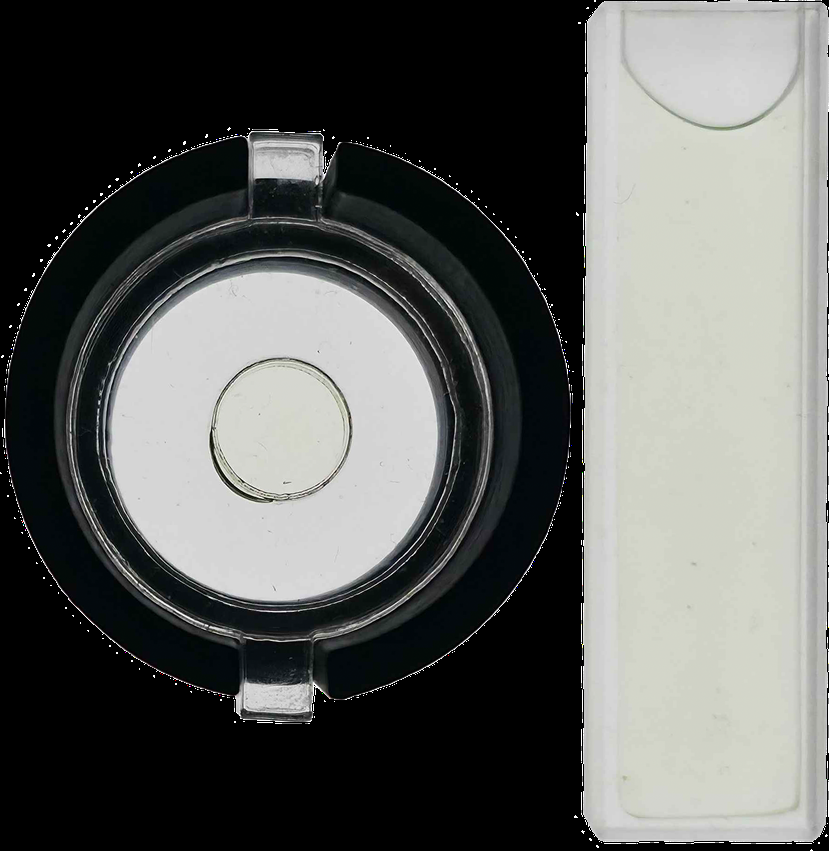
#> input picture Supplemental/Optimal_conc_sample.png, 829 x 851 px, shrunk from 1783 x 1830 before the run
$ python -i dense_flow.py   (imports and definitions only)
#> lines starting #> are read from the running program, lines starting #| are printed output that depends on the picture; after the words box and inside, x2 and y2 are one past the last pixel; in counts of white or black regions, pixels touching at a corner belong together
"""
Dense Optical Flow Module

This module provides the Denseflow class for computing and analyzing dense optical flow
using OpenCL-accelerated Farneback method, with drift correction capabilities.
"""

from typing import Optional, Tuple, List
import warnings
import cv2
import numpy as np


class Denseflow:
    """
    Dense optical flow analyzer with drift correction capabilities.

    Uses OpenCL-accelerated Farneback method for efficient flow computation
    and zone-based drift vector estimation for motion correction.
    """

    # Constants
    ARROW_SCALE = 5
    RAD_TO_DEG = 180.0 / np.pi
    MAX_IMAGE_SIZE = 10000  # Maximum width or height in pixels

    def __init__(self):
        # Calibration / timing
        self.calibration: float = 1.0
        self.flow_fps: float = 30.0

        # Flow processing parameters
        self.supersat: bool = True  # Saturate color scale for better visibility
        self.flow_erosion: int = 10  # Erosion iterations (surface reduction)
        self.flow_lower_mag_thresh: float = 1.5  # Low speed filtering threshold
        self.flow_lower_cap: float = 0.0  # Remove vectors below this magnitude
        self.flow_upper_cap: float = 500.0  # Remove vectors above this magnitude
        self.flow_show_arrows: bool = True  # Show flow direction arrows
        self.flow_show_blobs: bool = True  # Show flow blobs
        self.flow_only_cardinal: bool = False  # Convert angles to up/down only

        # Drift correction parameters
        self.drift_angle: float = 10.0  # Angle tolerance for drift similarity (degrees)
        self.correct_flow: bool = False  # Enable drift correction
        self.show_correction: bool = False  # Visualize correction
        self.hideflow: bool = False  # Hide drift vectors

        # Zone configuration
        self._drift_zones: int = 4  # Number of drift correction zones
        self.zone_grids = {
            1: (1, 1), 2: (2, 1), 4: (2, 2), 8: (2, 4),
            16: (4, 4), 32: (4, 8), 64: (8, 8)
        }

        # State
        self.old_frame: Optional[np.ndarray] = None
        self.last_UMat_flow: Optional[cv2.UMat] = None
        self.erosion_kernel = cv2.getStructuringElement(cv2.MORPH_RECT, (3, 3))

        # Farneback parameters
        self.FB_PARAMS = {
            'pyr_scale': 0.5,
            'levels': 2,
            'winsize': 9,
            'iterations': 2,
            'poly_n': 5,
            'poly_sigma': 1.1
        }

        self._opencl_available = self._check_opencl_support()
        if not self._opencl_available:
            warnings.warn(
                "OpenCL not available or disabled. Falling back to CPU processing. "
                "Performance may be reduced.",
                RuntimeWarning
            )

    # [13 lines left out: functions drift_zones, drift_zones, not called in this run]

    def _check_opencl_support(self) -> bool:
        """Check if OpenCL is available and working."""
        try:
            # Try to create a small UMat to test OpenCL
            test = cv2.UMat(np.zeros((10, 10), dtype=np.uint8))
            return cv2.ocl.useOpenCL()
        except Exception:
            return False

    # [9 lines left out: function reset, not called in this run]

    def __enter__(self):
        """Context manager entry."""
        return self

    # [4 lines left out: function __exit__, not called in this run]

    def _validate_frame(self, frame: np.ndarray, param_name: str = "frame") -> None:
        """
        Validate input frame.

        Args:
            frame: Input frame to validate
            param_name: Parameter name for error messages

        Raises:
            ValueError: If frame is invalid
            TypeError: If frame is not a numpy array
        """
        if frame is None:
            raise ValueError(f"{param_name} cannot be None")

        if not isinstance(frame, np.ndarray):
            raise TypeError(
                f"{param_name} must be a numpy array, got {type(frame).__name__}"
            )

        if frame.size == 0:
            raise ValueError(f"{param_name} cannot be empty")

        # Check image size to prevent DoS
        h, w = frame.shape[:2]
        if h > self.MAX_IMAGE_SIZE or w > self.MAX_IMAGE_SIZE:
            raise ValueError(
                f"{param_name} too large: {w}x{h}. "
                f"Maximum: {self.MAX_IMAGE_SIZE}x{self.MAX_IMAGE_SIZE}"
            )

        # Check data type
        if frame.dtype != np.uint8:
            raise ValueError(
                f"{param_name} must be uint8, got {frame.dtype}"
            )

    def _compute_optical_flow_farneback(
        self,
        prev_frame: np.ndarray,
        frame: np.ndarray
    ) -> Tuple[np.ndarray, np.ndarray]:
        """
        Compute optical flow using Farneback method with OpenCL acceleration.

        Args:
            prev_frame: Previous grayscale frame
            frame: Current grayscale frame

        Returns:
            Tuple of (magnitude, angle) arrays, both float32
        """
        prev_u = cv2.UMat(prev_frame)
        frame_u = cv2.UMat(frame)

        self.last_UMat_flow = cv2.calcOpticalFlowFarneback(
            prev_u, frame_u, self.last_UMat_flow,
            flags=(cv2.OPTFLOW_USE_INITIAL_FLOW if self.last_UMat_flow is not None else 0),
            **self.FB_PARAMS
        )

        fx_u, fy_u = cv2.split(self.last_UMat_flow)
        mag_u, ang_u = cv2.cartToPolar(fx_u, fy_u)

        mag_ang = cv2.merge((mag_u, ang_u)).get()
        mag = mag_ang[..., 0]
        ang = mag_ang[..., 1]

        if self.flow_only_cardinal:
            m = ang < np.pi
            ang[m] = np.float32(np.pi / 2)
            ang[~m] = np.float32(3 * np.pi / 2)

        return mag, ang

    def _filter_flow(
        self,
        mag: np.ndarray,
        ang: np.ndarray
    ) -> Tuple[np.ndarray, np.ndarray, np.ndarray]:
        """
        Filter flow by magnitude threshold.

        Args:
            mag: Flow magnitude array
            ang: Flow angle array

        Returns:
            Tuple of (filtered_mag, filtered_ang, binary_mask)
        """
        mask = mag >= self.flow_lower_mag_thresh
        ang[~mask] = 0.0
        mag[~mask] = 0.0
        frame = (mask.view(np.uint8) * 255)
        return mag, ang, frame

    def _display_flow_opencl(
        self,
        mag: np.ndarray,
        ang: np.ndarray,
        frame: np.ndarray
    ) -> np.ndarray:
        """
        Create flow visualization using OpenCL acceleration.

        Args:
            mag: Flow magnitude array (H, W) float32
            ang: Flow angle array (H, W) float32
            frame: Binary mask (H, W) uint8 with {0, 255}

        Returns:
            BGR visualization image (H, W, 3) uint8
        """
        H, W = mag.shape

        # Cache UMat buffers on size change
        if getattr(self, "_umat_vis_shape", None) != (H, W):
            self._sat_u = cv2.UMat(np.full((H, W), 255, np.uint8))
            self._hsv_u = cv2.UMat(np.empty((H, W, 3), np.uint8))
            self._bgr_u = cv2.UMat(np.empty((H, W, 3), np.uint8))
            self._umat_vis_shape = (H, W)

        # Upload inputs
        mag_u = cv2.UMat(mag)
        ang_u = cv2.UMat(ang)
        if frame.dtype != np.uint8:
            frm = (frame.astype(np.uint8) * 255) if frame.dtype == np.bool_ else frame.astype(np.uint8)
            frame_u = cv2.UMat(frm)
        else:
            frame_u = cv2.UMat(frame)

        # Hue = ang * (90/pi) then to uint8 (all on OpenCL)
        hue_f = cv2.multiply(ang_u, float(90.0 / np.pi))
        try:
            hue_u8 = cv2.convertScaleAbs(hue_f)
        except cv2.error:
            # Fallback if convertScaleAbs(UMat) unsupported
            hue_u8 = cv2.UMat(hue_f.get().astype(np.uint8))

        # Value channel (V)
        if self.supersat:
            val_u8 = self._sat_u  # 255
        else:
            try:
                val_f = cv2.normalize(mag_u, None, 0, 255, cv2.NORM_MINMAX)
                val_u8 = cv2.convertScaleAbs(val_f)
            except cv2.error:
                # Fallback: CPU normalize then upload
                m = mag
                mmin, mmax = float(m.min()), float(m.max())
                if mmax > mmin:
                    val_u8 = cv2.UMat(((m - mmin) * (255.0 / (mmax - mmin))).astype(np.uint8))
                else:
                    val_u8 = cv2.UMat(np.zeros_like(m, dtype=np.uint8))

        # Saturation channel (S) is 255 everywhere
        sat_u8 = self._sat_u

        # Merge HSV and convert to BGR on OpenCL
        hsv_u = cv2.merge((hue_u8, sat_u8, val_u8))
        bgr_u = cv2.cvtColor(hsv_u, cv2.COLOR_HSV2BGR)

        # Apply mask on OpenCL
        out_u = cv2.bitwise_and(bgr_u, bgr_u, mask=frame_u)

        return out_u.get()

    def _extract_contours(self, frame: np.ndarray) -> Tuple[List, np.ndarray]:
        """
        Extract contours and their areas from binary frame.

        Args:
            frame: Binary frame (uint8)

        Returns:
            Tuple of (contours_list, areas_array)
        """
        contours, _ = cv2.findContours(frame, cv2.RETR_EXTERNAL, cv2.CHAIN_APPROX_SIMPLE)
        # Optimized: direct array creation instead of fromiter
        areas = np.array([cv2.contourArea(c) for c in contours], dtype=np.float32)
        return contours, areas

    # [305 lines left out: functions _find_dominant_angle_indices, _get_vectors, _compute_zone_drift_vectors, _draw_arrow, _identify_drift_vectors, _process_zone_vectors and 5 more, not called in this run]

    def _flow_process_frame_pair(
        self,
        frame_pair: Tuple[np.ndarray, np.ndarray],
        mask: Optional[np.ndarray] = None,
        delta_t: Optional[float] = None
    ) -> Tuple[List[float], List[float], Optional[np.ndarray], Tuple[int, int]]:
        """
        Process a pair of frames to compute optical flow.

        Args:
            frame_pair: Tuple of (previous_frame, current_frame)
            mask: Visualization mask (or None)
            delta_t: Time between frames in seconds (or None)

        Returns:
            Tuple of (magnitudes, angles, mask, motility_stats)
        """
        fps = (1 / delta_t) if delta_t else self.flow_fps
        prev_frame, frame = frame_pair

        mag, ang = self._compute_optical_flow_farneback(prev_frame, frame)
        mag, ang, frame = self._filter_flow(mag, ang)
        frame = cv2.erode(frame, self.erosion_kernel, iterations=self.flow_erosion)

        if mask is not None and self.flow_show_blobs:
            mask = self._display_flow_opencl(mag, ang, frame)

        cnts, contarea = self._extract_contours(frame)
        if not cnts:
            return [], [], mask, (0, 0)

        zone_vectors = self._get_vectors(cnts, contarea, None, None, mag, ang, mask)
        drift_vectors, vector_count = self._compute_zone_drift_vectors(zone_vectors)

        mags, angles = self._correct_and_draw_vectors(zone_vectors, drift_vectors, mask, fps)

        if mask is not None and self.show_correction:
            mask = self._show_zones(mask)
        if self.correct_flow and self.show_correction and mask is not None:
            self._draw_drift_vectors(drift_vectors, mask)

        motility = (len(mags), vector_count)
        return mags, angles, mask, motility

    def calc_flow(
        self,
        frame_bgr: np.ndarray,
        delta_t: Optional[float] = None
    ) -> Tuple[np.ndarray, np.ndarray, List[float], List[float], Tuple[int, int]]:
        """
        Calculate dense optical flow on a BGR or grayscale frame.

        Args:
            frame_bgr: BGR image (H, W, 3) or grayscale image (H, W)
            delta_t: Time between frames in seconds (or None to use flow_fps)

        Returns:
            Tuple of (overlay, mask, magnitudes, angles, motility_stats)
                - overlay: Original frame with flow visualization (H, W, 3)
                - mask: Flow visualization mask (H, W, 3)
                - magnitudes: List of calibrated speeds (µm/s)
                - angles: List of angles in degrees
                - motility_stats: Tuple of (num_vectors, num_drift_vectors)

        Raises:
            ValueError: If frame is invalid or delta_t is negative
            TypeError: If frame is not a numpy array
        """
        # Validate inputs
        self._validate_frame(frame_bgr, "frame_bgr")

        if delta_t is not None and delta_t <= 0:
            raise ValueError(f"delta_t must be positive, got {delta_t}")

        # Detect if frame is grayscale or BGR
        is_gray = len(frame_bgr.shape) == 2 or frame_bgr.shape[2] == 1

        if is_gray:
            # Frame is already grayscale
            gray = frame_bgr if len(frame_bgr.shape) == 2 else frame_bgr[:, :, 0]
            # Convert to BGR for visualization
            original_frame = cv2.cvtColor(gray, cv2.COLOR_GRAY2BGR)
        else:
            # Frame is BGR
            original_frame = frame_bgr.copy()
            gray = cv2.cvtColor(frame_bgr, cv2.COLOR_BGR2GRAY)

        mask = np.zeros_like(original_frame)

        if self.old_frame is None:
            self.old_frame = gray.copy()

        mags, angles, mask, motility = self._flow_process_frame_pair((self.old_frame, gray), mask, delta_t)
        self.old_frame = gray.copy()
        overlay = cv2.add(original_frame, mask)
        return overlay, mask, mags, angles, motility

    # [77 lines left out: function calc_flow_regions, not called in this run]

>>> import cv2
>>> picture = cv2.imread('../Supplemental/Optimal_conc_sample.png')
#> picture is the input picture: shape (851, 829, 3); mean B, G, R 92.3, 94.8, 93
>>> result = Denseflow().calc_flow(picture)
#> in _compute_optical_flow_farneback, `ang = mag_ang[..., 1]`:
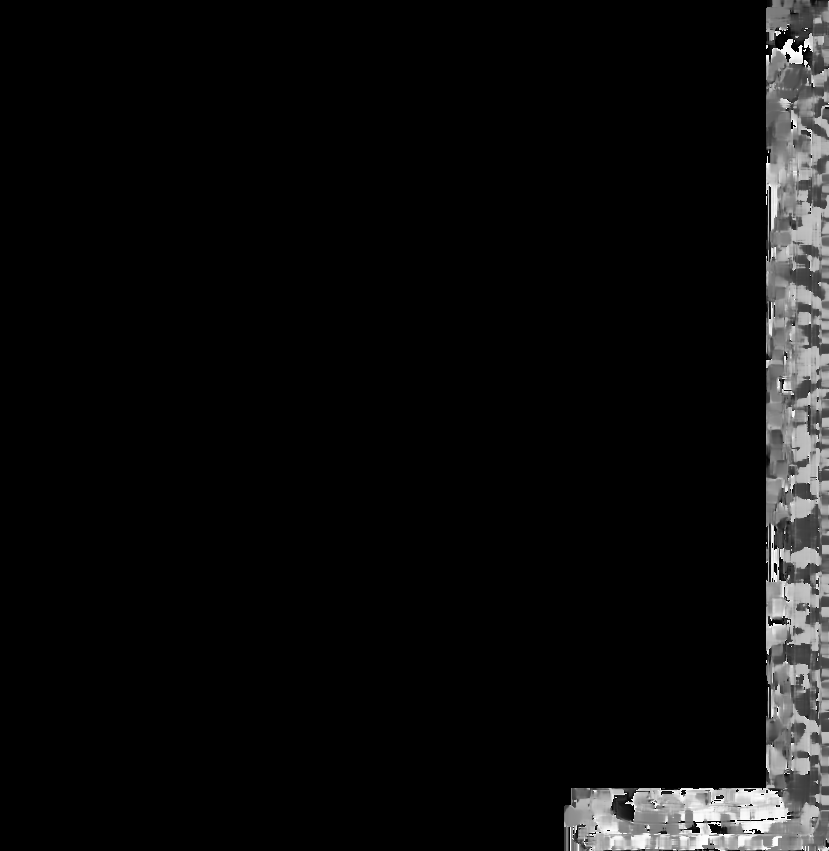
#> ang: shape (851, 829) float32; min 0, max 6.28, mean 0.313; drawn with min black and max white
#> in _filter_flow, `mask = mag >= self.flow_lower_mag_thresh`: mask: shape (851, 829) bool; every value is 0
#> in _filter_flow, `ang[~mask] = 0.0`: ang: shape (851, 829) float32; 9.39% of pixels changed, all inside (x1, y1, x2, y2) = (564, 0, 829, 851)
#> in _display_flow_opencl, `return out_u.get()`: returned value: shape (851, 829, 3); every value is 0
#> in _extract_contours, `contours, _ = cv2.findContours(frame, cv2.RETR_EXTERNAL, cv2.CHAIN_APP..`: contours = []
#> in _extract_contours, `areas = np.array([cv2.contourArea(c) for c in contours], dtype=np.floa..`: areas = empty array
#> in _flow_process_frame_pair, `cnts, contarea = self._extract_contours(frame)`: cnts = []; contarea = empty array
#> in calc_flow, `mags, angles, mask, motility = self._flow_process_frame_pair((self.old..`: mags = []; motility = (0, 0)
#> result = 5 items
